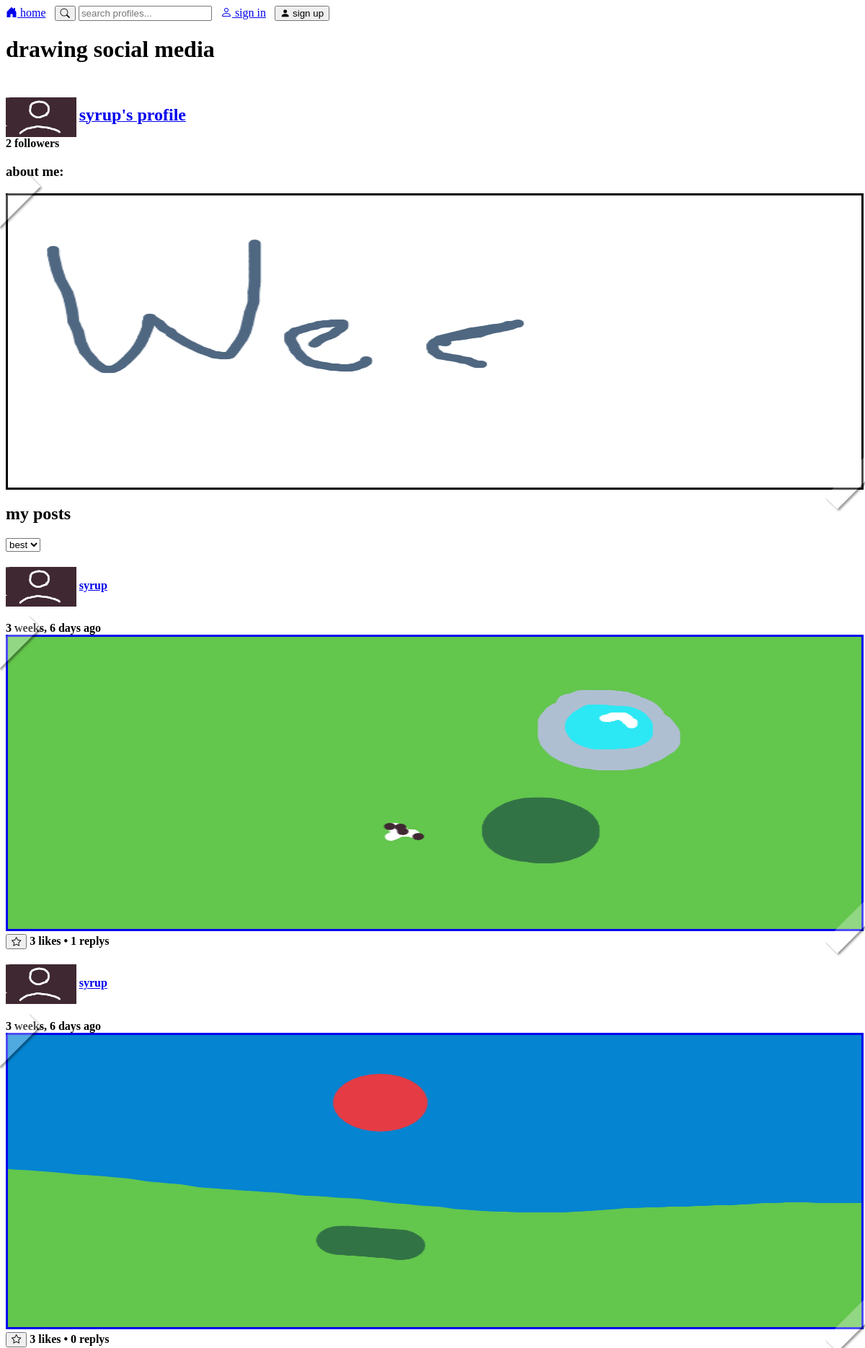
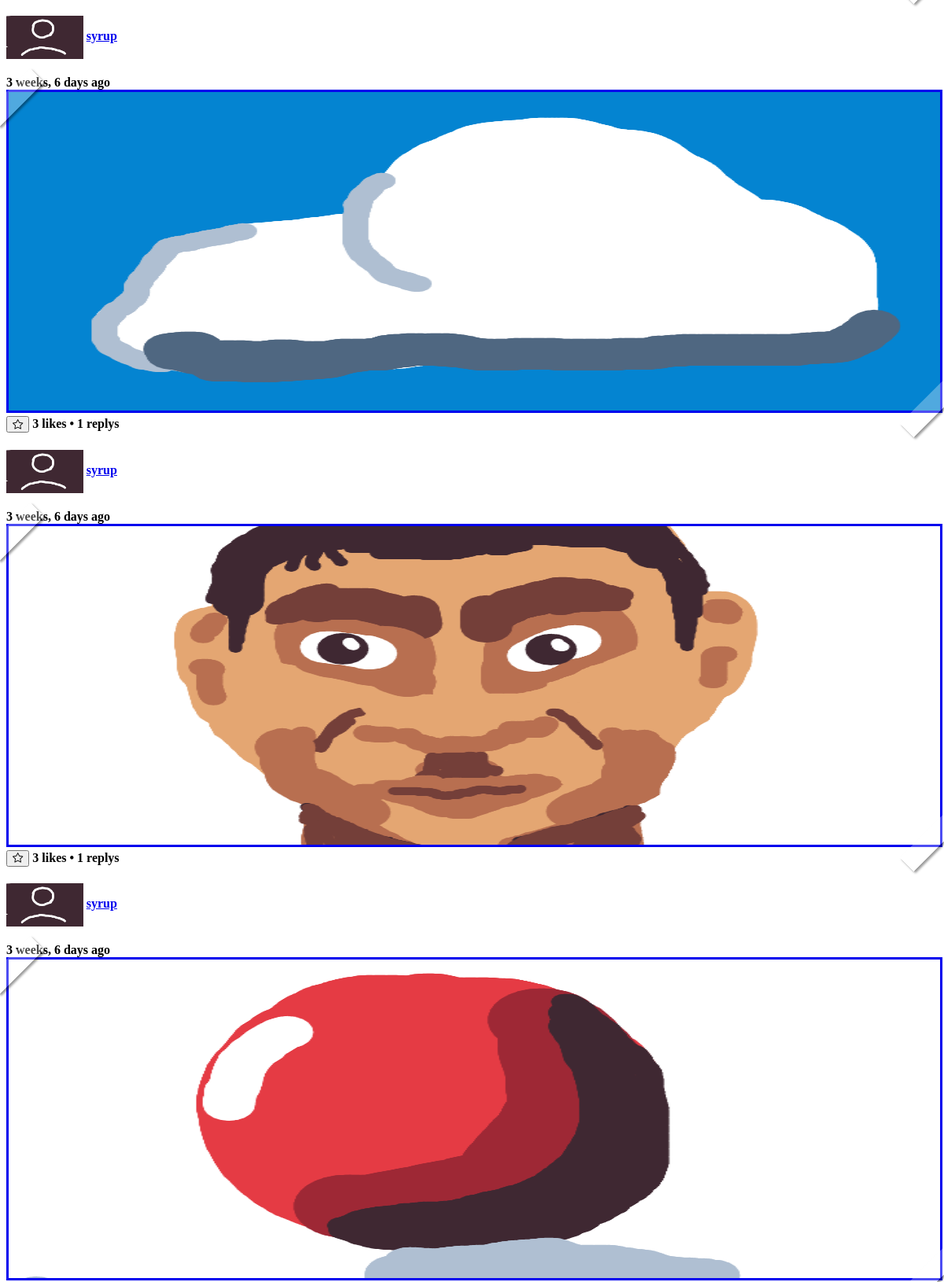
Page /profile/1/ (upper part) on the committed database (2 pictures, top to bottom).
### socialMedia/models.py (models this page shows, shortened)
class UserProfile(models.Model):
    user = models.OneToOneField(User, on_delete=models.CASCADE,related_name='profile')
    profile_picture = models.ImageField(default="placeholders/fpfPlaceholder.png")
    bio_picture = models.ImageField(default="placeholders/bioPlaceholder.png")
    def __str__(self):
        return self.user.username

class Post(models.Model):
    body = models.ImageField()
    created_by = models.ForeignKey("UserProfile", on_delete=models.CASCADE)
    created_on = models.DateTimeField(auto_now_add=True)

### socialMedia/views.py (the view, shortened to what this page needs)
# urls.py: path('profile/<int:pk>/',views.profile_detail,name="profile_detail"),
def profile_detail(request, pk):
    profile = UserProfile.objects.get(pk=pk)
    page=1
    order_by="-like_count"
    url_sort_by="best"
    parsed_url = parse_qs(urlparse(request.build_absolute_uri()).query)
    if('page' in parsed_url):
        page=parsed_url['page'][0]
    posts = Post.objects.filter(created_by=pk)
    posts = Paginator(posts.annotate(like_count=Count('likes')+1).order_by(order_by), 10)
    context = {
        "profile" : profile,
        "posts": posts.page(page),
        "url_sort_by":url_sort_by,
        "sort_by" :order_by,
        "page" : page,
        "max_page" : posts.num_pages,
    }
    return render(request, "profile_detail.html", context)

### socialMedia/templates/profile_detail.html (shortened to what this page needs)
{% extends "base.html" %}
{% block content %}
    <!-- {% load static %}
    <img src="/media/{{post.body.name }}" > -->
         {% include 'components/big_profile_card.html' %}
        <h3>about me:</h3>
        <div class="photo"><img class="art" style="width: 100%; vertical-align: middle;" src="/media/{{profile.bio_picture}}" ></div>
    <h2 >my posts</h2>
    {% include "components/sort.html" %}
    {% for post in posts %}
        {% include 'components/post.html' %}
    {% endfor %}
{% endblock content %}

### socialMedia/templates/components/big_profile_card.html (shortened to what this page needs)
<div style="margin-top: 3rem;">
    <a href="{% url 'profile_detail' profile.pk%}"><img style="height: 55px; border-style: none;vertical-align: middle;" src="/media/{{profile.profile_picture}}" ></a>
        <a href="{% url 'profile_detail' profile.pk%}"><h2 style="display: inline;">{{profile.user|truncatechars:17}}'s profile</h2></a>
    {% if user.is_authenticated %}
        {% if profile.user != user %}
            {% load filters %}
        {% endif %}
    {% endif %}
    <br>
    <b id="fc{{profile.pk}}" >{{profile.followers.all.count}} followers </b>
</div>

### socialMedia/templates/components/post.html (shortened to what this page needs)
{% load static %}
{% load filters %}
<section class="post">
    <div>
        <h4>
            <a href="{% url 'profile_detail' post.created_by.pk%}"><img style="height: 55px; border-style: none;vertical-align: middle;" src="/media/{{post.created_by.profile_picture}}" ></a>
            <a href="{% url 'profile_detail' post.created_by.pk%}">{{ post.created_by|truncatechars:20 }}</a>
        </h4>
        <b>{{ post.created_on|timesince}} ago</b>
        <div class="photo"><a href="{% url 'post_detail' post.pk%}"> <img class="art" src="/media/{{post.body.name }}" ></a></div>
    </div>
    {% if user.is_authenticated %}
            <button hx-swap="begin" hx-post="{% url 'post_like' post.pk %}">
                {% if post.likes.all|dasame:user.pk %}
                <i class="bi bi-star-fill"></i>
                {% else %}
                <i class="bi bi-star"></i>
                {% endif %}
            </button>
    {% else %}
        <form style="display: inline;" method="post" action="{% url 'account_login' %}">
            <button type="submit"><i class="bi bi-star"></i></button>
        </form>
    {% endif %}
    <h4 style="display: inline"> <span id='like-count' id="likes">{{post.likes.all.count}}</span> likes • <span x-text="replys">{{post.replys.all.count}}</span> replys</h4>
    </section>

### socialMedia/static/custom.css (style rules this page uses)
.photo { position: relative; }
.photo:before { content: ""; height: 25px; width: 80px; background-color: rgba(255, 255, 255, .3); position: absolute; top: -5px; left: -5px; transform: translateX(-30%) translateY(10%) rotate(-45deg); box-shadow: 0px 3px 3px rgba(0, 0, 0, 0.4); pointer-events: none }
.photo:after { content: ""; height: 25px; width: 80px; background-color: rgba(255, 255, 255, .3); position: absolute; bottom: -5px; right: -5px; transform: translateX(30%) translateY(-10%) rotate(-45deg); box-shadow: 0px 3px 3px rgba(0, 0, 0, 0.4); pointer-events: none }
.art { border-style: solid; width: 100%; height: 405px; }

### rows in the picture
UserProfile: profile_picture (picture), user "syrup", followers.all.count "2", bio_picture (picture)
Post: created_by.profile_picture (picture), created_by "syrup", created_on "3 weeks, 6 days", body.name (picture), likes.all.count "3", replys.all.count "1"
Post: created_by.profile_picture (picture), created_by "syrup", created_on "3 weeks, 6 days", body.name (picture), likes.all.count "3", replys.all.count "0"
Post: created_by.profile_picture (picture), created_by "syrup", created_on "3 weeks, 6 days", body.name (picture), likes.all.count "3", replys.all.count "1"
Post: created_by.profile_picture (picture), created_by "syrup", created_on "3 weeks, 6 days", body.name (picture), likes.all.count "3", replys.all.count "1"
Post: created_by.profile_picture (picture), created_by "syrup", created_on "3 weeks, 6 days", body.name (picture)
